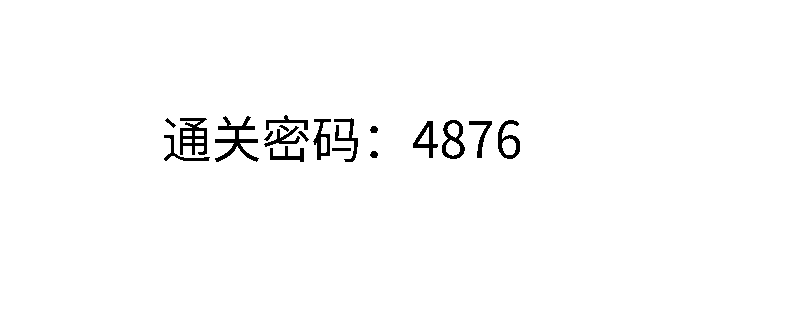
#> input picture fourth_pengxiaoyu_homework/隐藏与恢复的通关密码/恢复/t.png, 792 x 326 px
$ python pxy10.py
#> lines starting #> are read from the running program, lines starting #| are printed output that depends on the picture; after the words box and inside, x2 and y2 are one past the last pixel; in counts of white or black regions, pixels touching at a corner belong together
import cv2


img = cv2.imread("t.png")
#> img is the input picture: shape (326, 792, 3); values 254 (black) and 255 (white), 98.3% white; 19 black regions, largest, box (x1, y1, x2, y2) and area: (215, 116, 259, 162) 649, (180, 118, 207, 155) 555, (442, 120, 465, 159) 392


for i in range(img.shape[0]):
    for j in range(img.shape[1]):
        b, g, r = img[i, j]
        if b < 255 and g < 255 and r < 255:
            img[i,j]=(255,0,0)
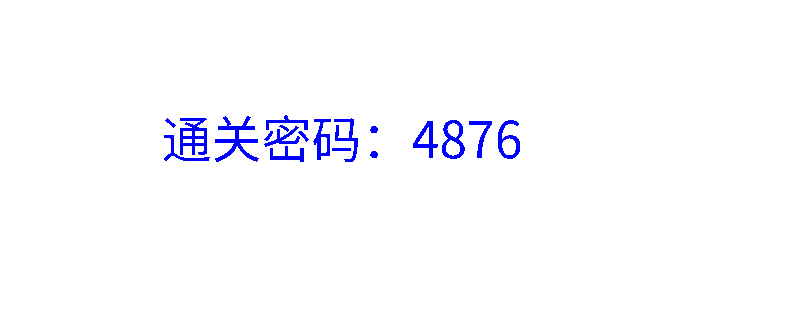
#> img: shape (326, 792, 3); 1.68% of pixels changed, all inside (x1, y1, x2, y2) = (164, 115, 520, 162)

cv2.imshow('t2.2',img)

cv2.waitKey(0)

cv2.imwrite('t2.2.png', img)
